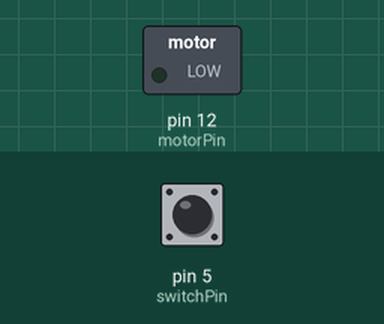
A sketch run on a simulated Arduino Uno, built with avr-gcc and run on an emulated ATmega328P. On the bench: switched loads named in the sketch (green lamp = pin HIGH). The test bench sets the inputs (shaded band); at power-on: pin 5 (switchPin) LOW.

Above: at 1.2 s.
1.3 s: pin 5 (switchPin) pulled HIGH for 0.15 s
At 1.37 s:
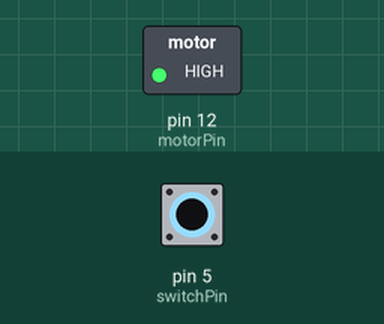
2.9 s: pin 5 (switchPin) pulled HIGH for 3.2 s
At 6.7 s:
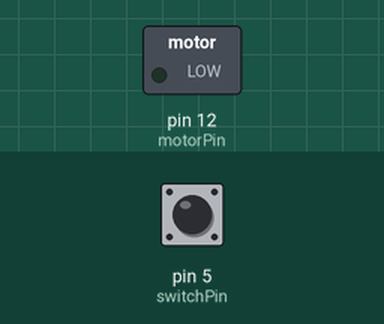
Timing chart, 0 to 8.2 s (numbered marks = the images above; inputs shaded):
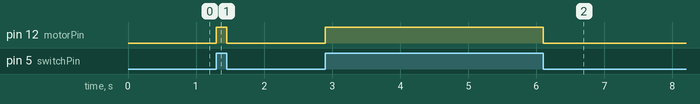

The sketch:

Test_DCmotor_Irdot_1.ino
```cpp
const int switchPin = 5;
const int motorPin = 12;
int switchState = 0;
void setup()
{
  pinMode(motorPin, OUTPUT);
  pinMode(switchPin, INPUT);
}
void loop()
{
  switchState = digitalRead(switchPin);
  if (switchState == HIGH)
  {
    digitalWrite(motorPin, HIGH);
  }
  else
  {
    digitalWrite(motorPin, LOW);
  }
 }
```

Measured:
- after the input at 1.3 s, pin 12 (motorPin): LOW → HIGH at once, → LOW 0.15 s later
- after the input at 2.9 s, pin 12 (motorPin): LOW → HIGH at once, → LOW 3.2 s later
